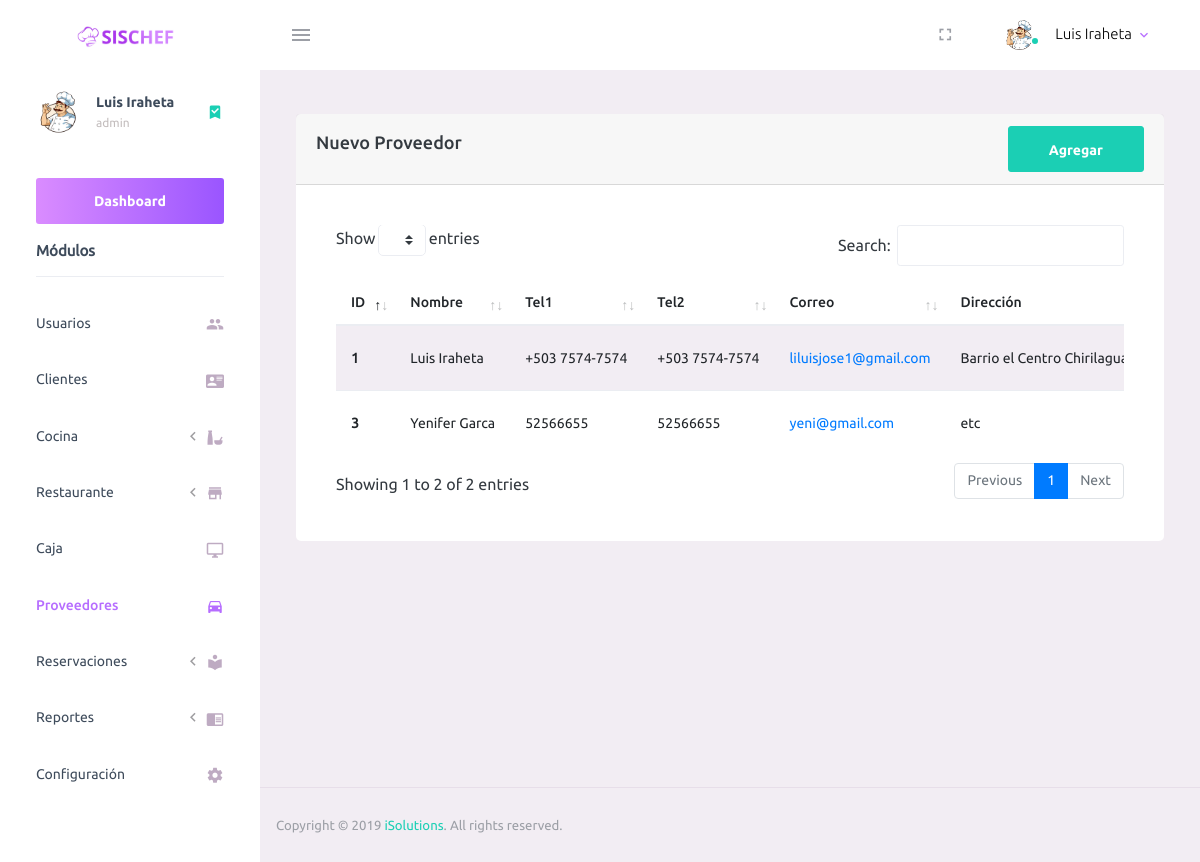
Page /admin/providers.php (signed in) on the earlier database version.
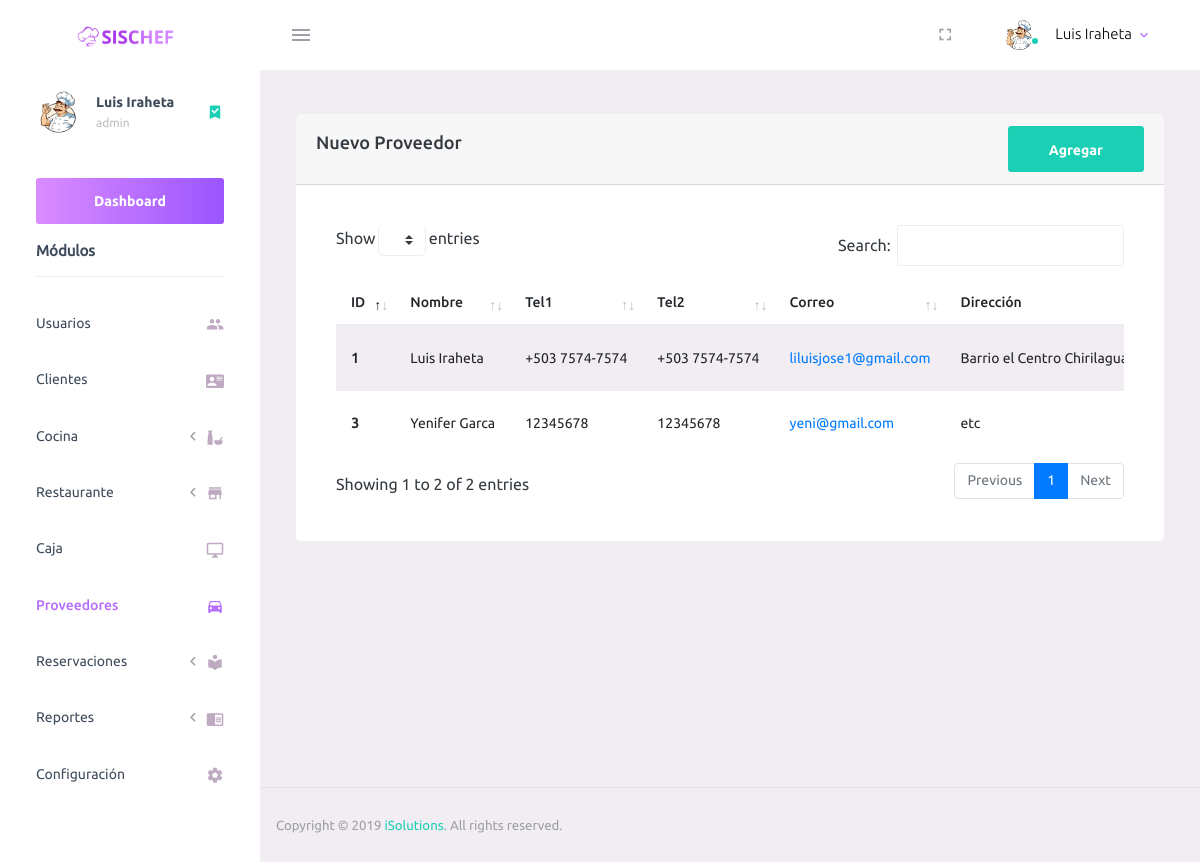
Same page on the later database version.
### tables this page shows
CREATE TABLE `proveedores` (
  `id` int(11) NOT NULL,
  `nombre` varchar(50) NOT NULL,
  `tel1` varchar(14) NOT NULL,
  `tel2` varchar(14) NOT NULL,
  `email` varchar(50) NOT NULL,
  `direccion` varchar(100) NOT NULL,
  `credito` decimal(10,2) NOT NULL
);

### admin/providers.php (the view, shortened to what this page needs)
<?php include_once("./template/_header.php");?>
        <div class="main-panel">
          <div class="content-wrapper">
              <div class="row">
                  <div class="col-md-12">
                  <div class="card">
						<div class="card-header">
							<div class="d-flex align-items-center">
								<h4 class="card-title">Nuevo Proveedor</h4>
								<button class="btn btn-success btn-round ml-auto" data-toggle="modal" data-target="#addRowModal">
									Agregar
								</button>
							</div>
						</div>
						<div class="card-body">
							<div class="table-responsive">
								<table id="add-row" class="display table table-striped table-hover">
									<thead>
										<tr>
											<th>ID</th>
											<th>Nombre</th>
											<th>Tel1</th>
											<th>Tel2</th>
											<th>Correo</th>
											<th>Dirección</th>
										</tr>
									</thead>
									<tbody>
										<?php
										$sql = "SELECT * FROM proveedores";
										$ejecutar = $conexion->query($sql);
										while ($reg = $ejecutar->fetch_assoc()) {
											echo "<tr>";
											echo "<th scope='row'>" . ($reg["id"])  . "</th>";
											echo "<td>" . ($reg["nombre"]) . "</td>";
											echo "<td>" . ($reg["tel1"]) . "</td>";
											echo "<td>" . ($reg["tel2"]) . "</td>";
											echo "<td><a href='mailto:$reg[email]'>" . ($reg["email"]) . "</a></td>";
											echo "<td>" . ($reg["direccion"]) . "</td>";
											?>
											</tr>
										<?php  }
										?>
									</tbody>
								</table>
							</div>
						</div>
					</div>
                  </div>
              </div>
          </div>
<?php  include_once("./template/_footer.php") ?>

Differences in the rows shown:
changed proveedores "Yenifer Garca": tel1 "52566655" → "12345678"; tel2 "52566655" → "12345678"
